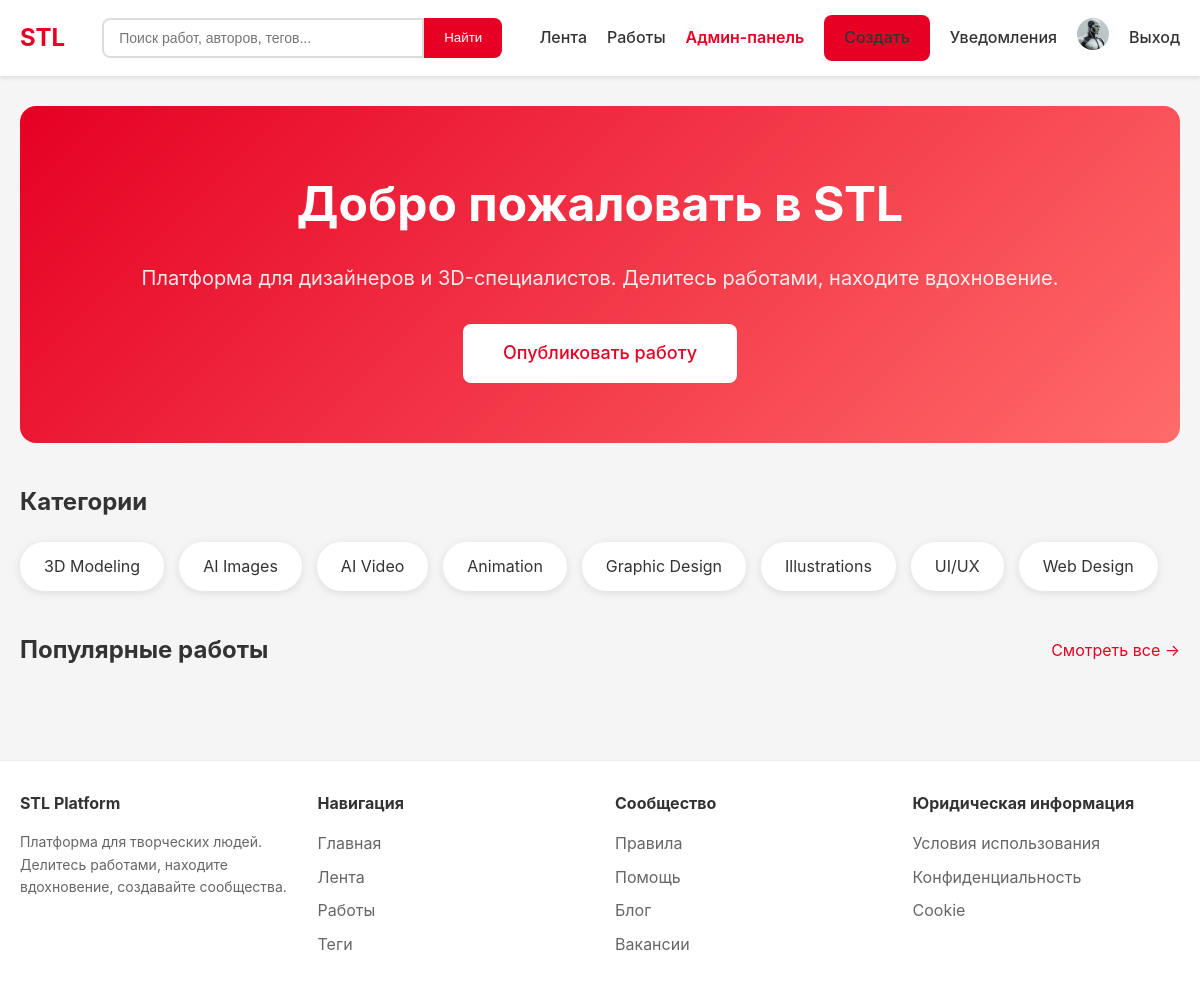
The page / (signed in) on the database as committed earlier.
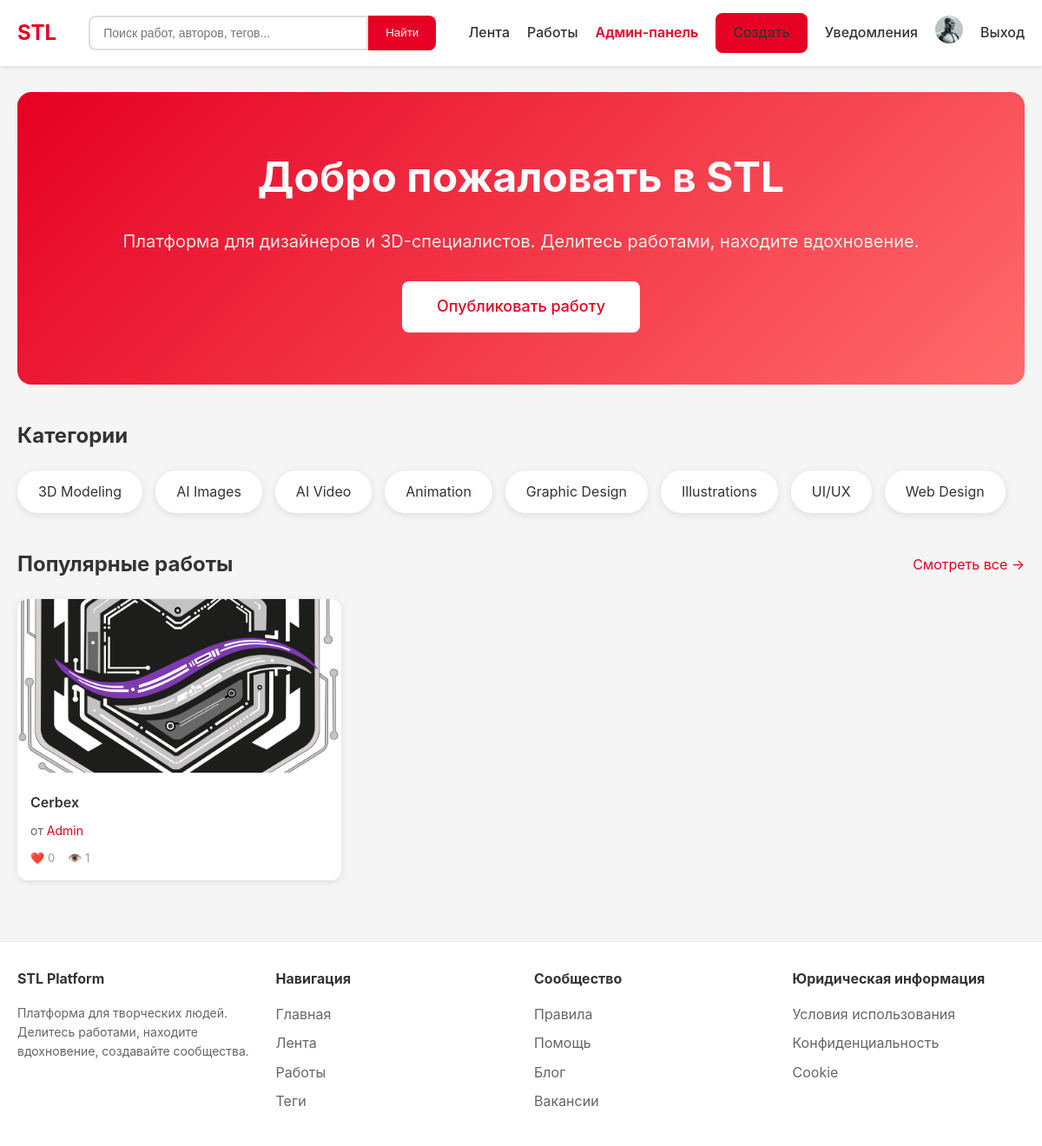
The same page on the database as committed later.
### core/models.py (models this page shows, shortened)
class Category(models.Model):
    name = models.CharField('Название', max_length=100)
    slug = models.SlugField(unique=True)
    description = models.TextField(blank=True)
    icon = models.CharField('Иконка (класс)', max_length=50, blank=True)
    parent = models.ForeignKey('self', null=True, blank=True, on_delete=models.SET_NULL, related_name='children')
    class Meta:
        verbose_name = 'Категория'
        verbose_name_plural = 'Категории'
        ordering = ['name']

class Work(models.Model):
    STATUS_CHOICES = [
        ('draft', 'Черновик'),
        ('published', 'Опубликовано'),
        ('moderation', 'На модерации'),
        ('rejected', 'Отклонено'),
    ]
    author = models.ForeignKey(User, on_delete=models.CASCADE, related_name='works')
    title = models.CharField('Название', max_length=200)
    slug = models.SlugField(blank=True)
    description = models.TextField('Описание', blank=True)
    cover = models.ImageField('Обложка', upload_to='works/covers/', null=True, blank=True)
    category = models.ForeignKey(Category, null=True, blank=True, on_delete=models.SET_NULL, related_name='works')
    tags = TaggableManager()
    status = models.CharField('Статус', max_length=20, choices=STATUS_CHOICES, default='moderation')
    views_count = models.PositiveIntegerField(default=0)
    likes_count = models.PositiveIntegerField(default=0)
    comments_count = models.PositiveIntegerField(default=0)
    reposts_count = models.PositiveIntegerField(default=0)
    saves_count = models.PositiveIntegerField(default=0)
    moderated_by = models.ForeignKey(User, null=True, blank=True, on_delete=models.SET_NULL, related_name='moderated_works')
    moderated_at = models.DateTimeField(null=True, blank=True)
    moderation_comment = models.TextField(blank=True)
    created_at = models.DateTimeField(auto_now_add=True)
    updated_at = models.DateTimeField(auto_now=True)
    published_at = models.DateTimeField(null=True, blank=True)
    class Meta:
        verbose_name = 'Работа'
        verbose_name_plural = 'Работы'
        ordering = ['-created_at']
        indexes = [
            models.Index(fields=['-created_at']),
            models.Index(fields=['status', '-created_at']),
            models.Index(fields=['-likes_count']),
            models.Index(fields=['-views_count']),
        ]

### accounts/models.py (models this page shows, shortened)
class User(AbstractUser):
    email = models.EmailField(unique=True)
    avatar = models.ImageField(upload_to='avatars/', null=True, blank=True)
    bio = models.TextField('О себе', blank=True)
    website = models.URLField(blank=True)
    location = models.CharField('Город', max_length=100, blank=True)
    created_at = models.DateTimeField(auto_now_add=True)
    class Meta:
        verbose_name = 'Пользователь'
        verbose_name_plural = 'Пользователи'

### core/views.py (the view)
# urls.py: path('', views.home_view, name='home'),
def home_view(request):
    works = Work.objects.filter(status='published').select_related('author', 'category')[:12]
    categories = Category.objects.all()
    return render(request, 'core/home.html', {'works': works, 'categories': categories})

### templates/core/home.html (shortened to what this page needs)
{% extends 'base.html' %}
{% block content %}
<div style="text-align: center; padding: 60px 20px; background: linear-gradient(135deg, #e60023 0%, #ff6b6b 100%); border-radius: 16px; margin-bottom: 40px; color: white;">
    <h1 style="font-size: 48px; margin-bottom: 20px;">Добро пожаловать в STL</h1>
    <p style="font-size: 20px; margin-bottom: 30px; opacity: 0.9;">
        Платформа для дизайнеров и 3D-специалистов. Делитесь работами, находите вдохновение.
    </p>
    {% if not user.is_authenticated %}
        <a href="{% url 'accounts:register' %}" class="btn" style="background: white; color: #e60023; font-size: 18px; padding: 15px 40px;">
            Начать творить
        </a>
    {% else %}
        <a href="{% url 'core:work_create' %}" class="btn" style="background: white; color: #e60023; font-size: 18px; padding: 15px 40px;">
            Опубликовать работу
        </a>
    {% endif %}
</div>
<div style="margin-bottom: 40px;">
    <h2 style="font-size: 24px; margin-bottom: 20px;">Категории</h2>
    <div style="display: flex; gap: 15px; flex-wrap: wrap;">
        {% for category in categories %}
            <a href="{% url 'core:work_list' %}?category={{ category.slug }}"
                style="padding: 12px 24px; background: white; border-radius: 24px; text-decoration: none; color: #333; box-shadow: 0 2px 8px rgba(0,0,0,0.1);">
                {{ category.name }}
            </a>
        {% endfor %}
    </div>
</div>
<div>
    <div style="display: flex; justify-content: space-between; align-items: center; margin-bottom: 20px;">
        <h2 style="font-size: 24px;">Популярные работы</h2>
        <a href="{% url 'core:work_list' %}" style="color: #e60023; text-decoration: none;">Смотреть все →</a>
    </div>
    <div class="works-grid">
        {% for work in works %}
            <div class="work-card">
                {% if work.cover %}
                    <a href="{% url 'core:work_detail' work.author.username work.slug %}">
                        <img src="{{ work.cover.url }}" alt="{{ work.title }}">
                    </a>
                {% endif %}
                <div class="work-card-body">
                    <h3 class="work-card-title">
                        <a href="{% url 'core:work_detail' work.author.username work.slug %}" style="color: inherit; text-decoration: none;">
                            {{ work.title }}
                        </a>
                    </h3>
                    <p class="work-card-author">
                        от <a href="{% url 'accounts:profile' work.author.username %}">{{ work.author.username }}</a>
                    </p>
                    <div class="work-stats">
                        <span>❤️ {{ work.likes_count }}</span>
                        <span>👁️ {{ work.views_count }}</span>
                    </div>
                </div>
            </div>
        {% endfor %}
    </div>
</div>
{% endblock %}

Rows that differ between the two databases and show on the page:
added Work: cover (picture), title "Cerbex", author.username "Admin", likes_count "0", views_count "1"
